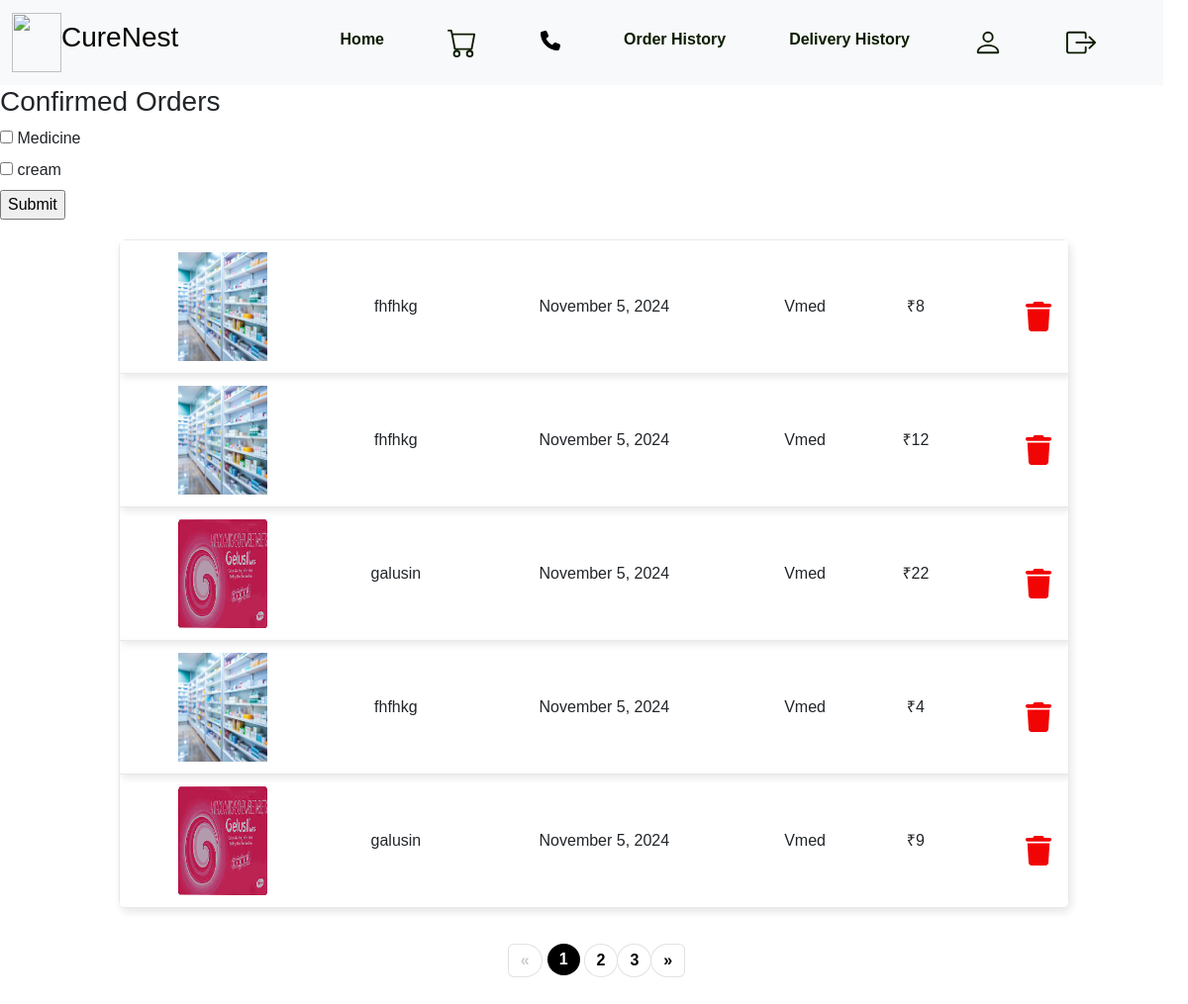
/order_history (signed in), run on the app's committed database.
### app/models.py (models this page shows, shortened)
class Category(models.Model):
    category_name = models.CharField(max_length=100, unique=True)

class order(models.Model):
    medicine_id = models.ForeignKey(medicine, on_delete=models.CASCADE)
    user_id = models.ForeignKey(CustomeUser, on_delete=models.CASCADE)
    cart_id = models.ForeignKey(cart, on_delete=models.CASCADE, null=True, blank=True)
    price = models.IntegerField(null=True, blank=True)
    order_date = models.DateTimeField(auto_now_add=True)
    PAYMENT_STATUS_CHOICES = [
        ('PENDING', 'Pending'),
        ('CONFIRMED', 'Confirmed'),
        ('FAILED', 'Failed'),
    ]
    status = models.CharField(null=True, blank=True, max_length=100,choices=PAYMENT_STATUS_CHOICES,
        default='PENDING')
    quantity = models.IntegerField(null=True, blank=True)
    payment_status = models.CharField(max_length=100, default='booked')
    total_amount = models.IntegerField(null=True, blank=True)
    delivery_address=models.CharField(max_length=255)

class medicine(models.Model):
    pharmacy_id = models.ForeignKey(CustomeUser, on_delete=models.CASCADE)
    name = models.CharField(null=True, blank=True, max_length=100)
    price = models.DecimalField(max_digits=10, decimal_places=2, default=0.00)
    description = models.CharField(null=True, blank=True, max_length=100)
    manufacturer =  models.CharField(null=True, blank=True, max_length=100)
    quantity = models.IntegerField(null=True, blank=True)
    expiry_date = models.DateField()
    status= models.CharField(null=True, blank=True, max_length=100)
    brandname=models.CharField(null=True, blank=True, max_length=100)
    genericname=models.CharField(null=True, blank=True, max_length=100)
    strength=models.IntegerField(null=True, blank=True)
    Image=models.FileField(null=True,blank=True)
    Image1=models.FileField(null=True,blank=True)
    Image2=models.FileField(null=True,blank=True)
    Image3=models.FileField(null=True,blank=True)
    category_name=models.CharField(max_length=100,null=True, blank=True)
    per_price = models.DecimalField(max_digits=10, decimal_places=2, null=True, blank=True)
    description1 = models.CharField(null=True, blank=True, max_length=1000)
    description2 = models.CharField(null=True, blank=True, max_length=1000)
    Image3=models.FileField(null=True,blank=True)

class CustomeUser(AbstractUser):
    age = models.IntegerField(null=True, blank=True)
    dob= models.DateField(null=True, blank=True)
    phone_number = models.IntegerField(null=True, blank=True, unique=True)
    usertype=models.CharField(max_length=200)
    address=models.CharField(null=True,blank=True,max_length=100)
    place=models.CharField(null=True,blank=True,max_length=500)
    status=models.CharField(max_length=100,null=True, blank=True,default='pending')
    license=models.FileField(null=True,blank=True)
    Image=models.FileField(null=True,blank=True)
    certificate = models.FileField(null=True, blank=True)
    contact_name = models.CharField(max_length=255, null=True, blank=True)
    delivery_address=models.CharField(null=True,blank=True,max_length=100)

### app/views.py (the view)
# urls.py: path('order_history', views.order_history, name='order_history'),
def order_history(request):
    datas = CustomeUser.objects.get(id=request.user.id)
    category = Category.objects.all()
    order_items = order.objects.filter(user_id=datas)
    items_per_page = 5
    paginator = Paginator(order_items,items_per_page)
    page = request.GET.get('page', 1)
    try:
        order_items = paginator.page(page)
    except PageNotAnInteger:
        order_items = paginator.page(1)
    except EmptyPage:
        order_items = paginator.page(paginator.num_pages)
    context = {
        'order_items':order_items,
        'category':category,
    }
    return render(request, 'user/order_history.html',context)

### template/user/order_history.html (shortened to what this page needs)
{% extends 'user/userhome.html' %}
{% block content %}
{% load static %}
<!DOCTYPE html>
<html lang="en">
<head>
</head>
<body>
       <h3>Confirmed Orders</h3>
       <div class="row">
        <div class="col-3-md">
            <form action="{% url 'filteration' %}" method="post">
                {% for i in category %}
                <input type="checkbox" name="categories" value="{{ i.category_name }}" id="category_{{ forloop.counter }}">
                <label for="category_{{ forloop.counter }}">{{ i.category_name }}</label><br>
                {% endfor %}
                <input type="submit">
            </form>
        </div>
        <div class="col-9-md">
       <table class="order-history-table">
           <tbody>
               {% for order in order_items %}
                   <tr>
                       <td><img src="{{order.medicine_id.Image.url}}" width="90" height="110" alt="" srcset=""></td>
                       <td>{{ order.medicine_id.name }}</td>
                       <td>{{ order.order_date|date:"F j, Y" }}</td>
                       <td>{{ order.medicine_id.pharmacy_id.first_name }}</td>
                       <td>₹{{ order.total_amount }}</td>
                       <td><div style="display: flex;justify-content: end ; margin-top:20px">
                        <a href="{% url 'remove_orderview' id=order.id %}">
                        </a>
                    </div></td>
                   </tr>
                   </tbody>
               {% endfor %}
            </table>
        </div>
            </div>
              <div class="pagination mt-3 d-flex justify-content-center mb-4">
                <ul class="pagination">
                    {% if order_items.has_previous %}
                        <li class="page-item">
                            <a class="page-link" href="?page={{ order_items.previous_page_number }}" aria-label="Previous">
                                <span aria-hidden="true">&laquo;</span>
                            </a>
                        </li>
                    {% else %}
                        <li class="page-item disabled">
                            <span class="page-link">&laquo;</span>
                        </li>
                    {% endif %}
                    {% for num in order_items.paginator.page_range %}
                        {% if order_items.number == num %}
                            <li class="page-item active"><span class="page-link">{{ num }}</span></li>
                        {% elif num > order_items.number|add:"-3" and num < order_items.number|add:"3" %}
                            <li class="page-item"><a class="page-link" href="?page={{ num }}">{{ num }}</a></li>
                        {% endif %}
                    {% endfor %}
                    {% if order_items.has_next %}
                        <li class="page-item">
                            <a class="page-link" href="?page={{ order_items.next_page_number }}" aria-label="Next">
                                <span aria-hidden="true">&raquo;</span>
                            </a>
                        </li>
                    {% else %}
                        <li class="page-item disabled">
                            <span class="page-link">&raquo;</span>
                        </li>
                    {% endif %}
                </ul>
            </div>
</body>
</html>
{% endblock %}

### template/user/order_history.html (style rules this page uses)
body { font-family: Arial, sans-serif; margin: 0; padding: 0; }
table { width: 80%; margin: 20px auto; border-collapse: collapse; border-width:3px #060707; box-shadow: 2px 4px 8px rgba(0, 0, 0, 0.1); border-radius: 8px; overflow: hidden; }
th, td { padding: 12px 15px; text-align: center; }
tr { height: 50px; margin-bottom: 20px; border: 1px solid rgb(234, 232, 232); box-shadow: 2px 4px 8px rgba(0, 0, 0, 0.1); margin-top: 5px; }
a { text-decoration: none; }
.pagination .page-link { border-radius: 50%; color: #000000; margin-left:5px; font-weight: bold; }
.pagination .active .page-link { background-color: #000000; color: white; border-radius: 50%; border: none; margin-left:5px; margin-right: 5px; }
.pagination .disabled .page-link { color: #ccc; margin-left:5px; }

### data on the page
Category: category_name "Medicine"
Category: category_name "cream"
order: medicine_id.Image (picture), medicine_id.name "fhfhkg", order_date "November 5, 2024", medicine_id.pharmacy_id.first_name "Vmed", total_amount "8"
order: medicine_id.Image (picture), medicine_id.name "fhfhkg", order_date "November 5, 2024", medicine_id.pharmacy_id.first_name "Vmed", total_amount "12"
order: medicine_id.Image (picture), medicine_id.name "galusin", order_date "November 5, 2024", medicine_id.pharmacy_id.first_name "Vmed", total_amount "22"
order: medicine_id.Image (picture), medicine_id.name "fhfhkg", order_date "November 5, 2024", medicine_id.pharmacy_id.first_name "Vmed", total_amount "4"
order: medicine_id.Image (picture), medicine_id.name "galusin", order_date "November 5, 2024", medicine_id.pharmacy_id.first_name "Vmed", total_amount "9"

### other printed values
{{ num }} "1"
{{ num }} "2" "3"
